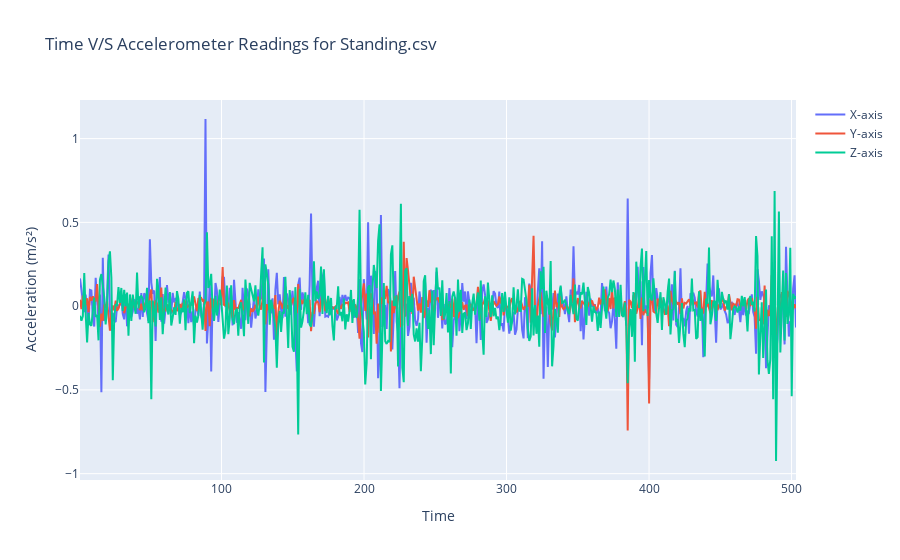
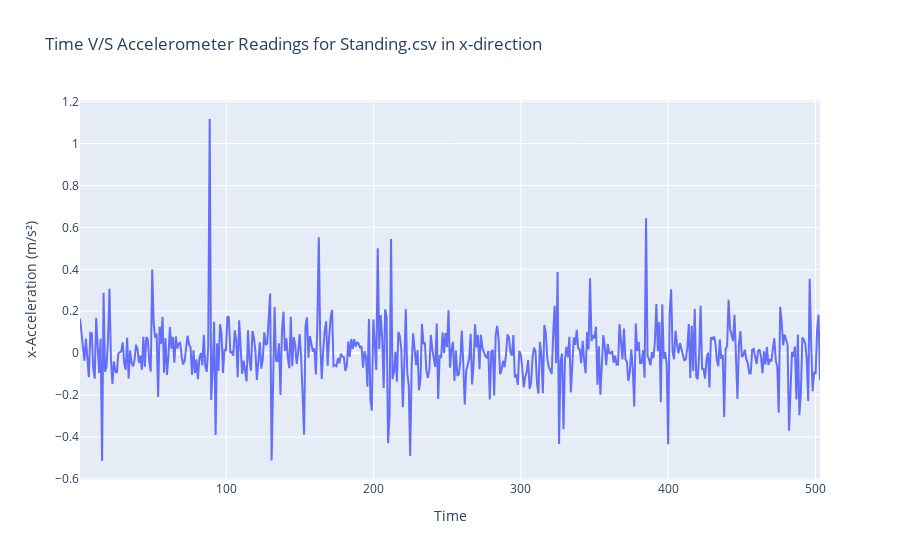
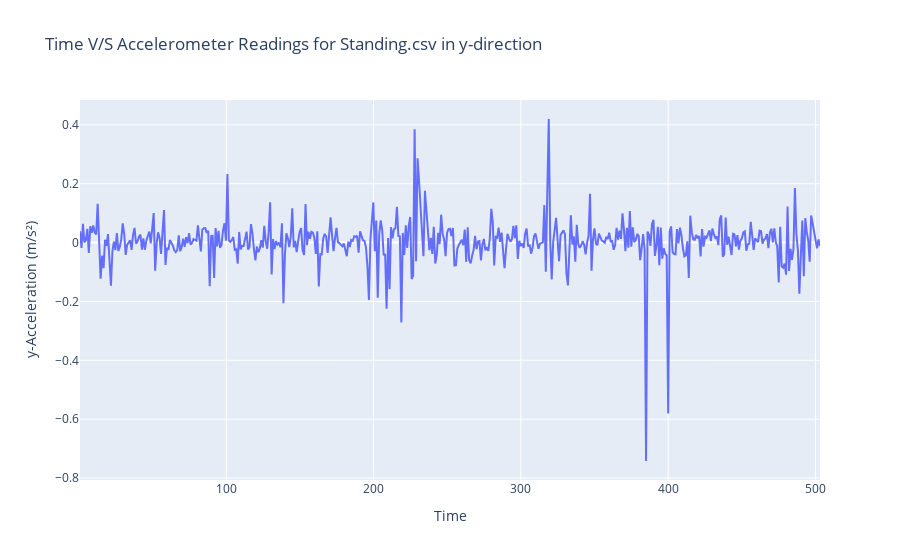
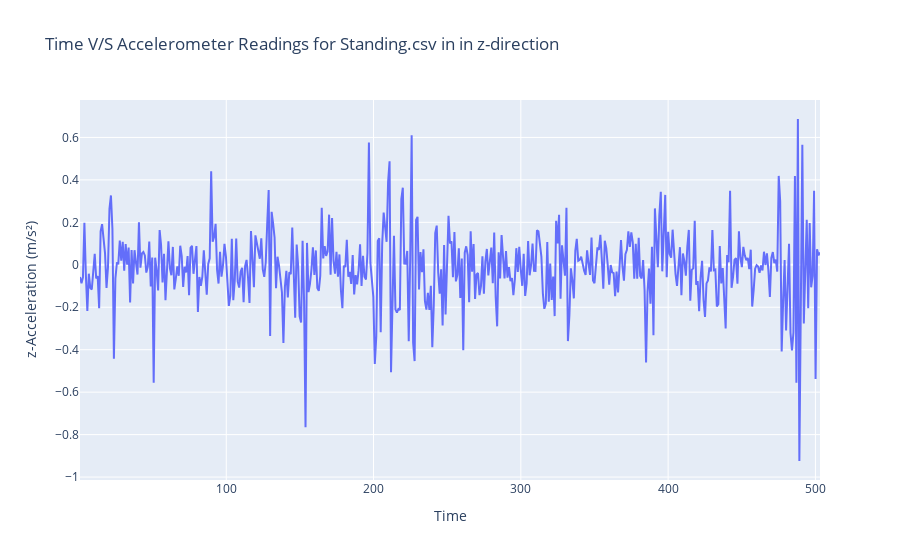

Notebook source saved alongside these figures, in order:
### Code cell
plot_acc("Standing.csv")

### Figure 1 — Plotly figure (JSON) as saved in the notebook; plotly's stock layout.template omitted (floating-point values rounded to 4 significant figures; data arrays with more than 128 entries replaced by an {"elided": "..."} marker saying what was removed)
{"data": [{"mode": "lines", "name": "X-axis", "type": "scatter", "x": {"elided": "503 float values"}, "y": {"elided": "503 float values"}}, {"mode": "lines", "name": "Y-axis", "type": "scatter", "x": {"elided": "503 float values"}, "y": {"elided": "503 float values"}}, {"mode": "lines", "name": "Z-axis", "type": "scatter", "x": {"elided": "503 float values"}, "y": {"elided": "503 float values"}}], "layout": {"title": {"text": "Time V/S Accelerometer Readings for Standing.csv"}, "xaxis": {"title": {"text": "Time"}}, "yaxis": {"title": {"text": "Acceleration (m/s²)"}}}}

### Figure 2 — Plotly figure (JSON) as saved in the notebook; plotly's stock layout.template omitted (floating-point values rounded to 4 significant figures; data arrays with more than 128 entries replaced by an {"elided": "..."} marker saying what was removed)
{"data": [{"mode": "lines", "name": "X-axis", "type": "scatter", "x": {"elided": "503 float values"}, "y": {"elided": "503 float values"}}], "layout": {"title": {"text": "Time V/S Accelerometer Readings for Standing.csv in x-direction"}, "xaxis": {"title": {"text": "Time"}}, "yaxis": {"title": {"text": "x-Acceleration (m/s²)"}}}}

### Figure 3 — Plotly figure (JSON) as saved in the notebook; plotly's stock layout.template omitted (floating-point values rounded to 4 significant figures; data arrays with more than 128 entries replaced by an {"elided": "..."} marker saying what was removed)
{"data": [{"mode": "lines", "name": "Y-axis", "type": "scatter", "x": {"elided": "503 float values"}, "y": {"elided": "503 float values"}}], "layout": {"title": {"text": "Time V/S Accelerometer Readings for Standing.csv in y-direction"}, "xaxis": {"title": {"text": "Time"}}, "yaxis": {"title": {"text": "y-Acceleration (m/s²)"}}}}

### Figure 4 — Plotly figure (JSON) as saved in the notebook; plotly's stock layout.template omitted (floating-point values rounded to 4 significant figures; data arrays with more than 128 entries replaced by an {"elided": "..."} marker saying what was removed)
{"data": [{"mode": "lines", "name": "Z-axis", "type": "scatter", "x": {"elided": "503 float values"}, "y": {"elided": "503 float values"}}], "layout": {"title": {"text": "Time V/S Accelerometer Readings for Standing.csv in in z-direction"}, "xaxis": {"title": {"text": "Time"}}, "yaxis": {"title": {"text": "z-Acceleration (m/s²)"}}}}
